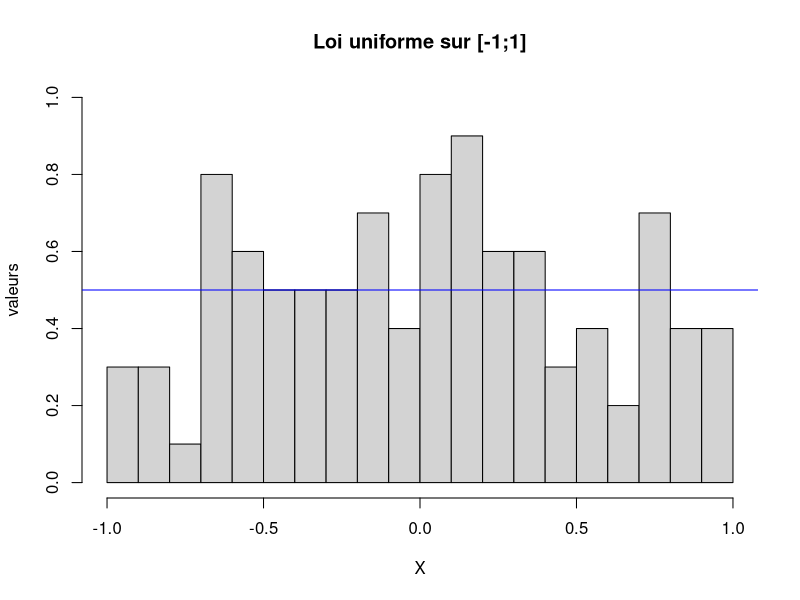
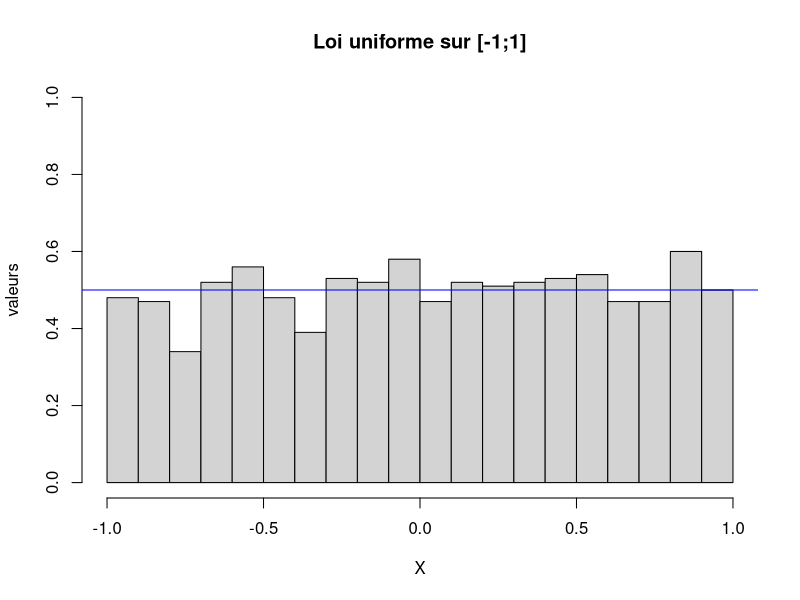
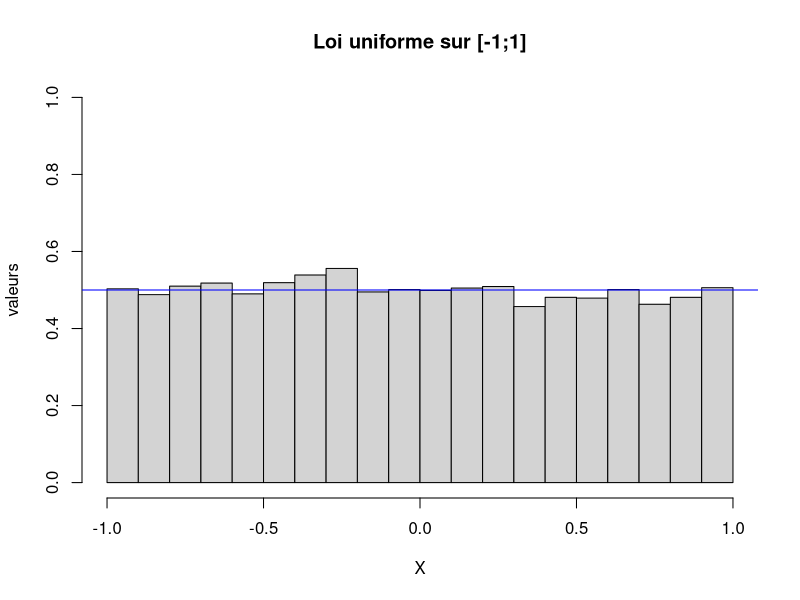
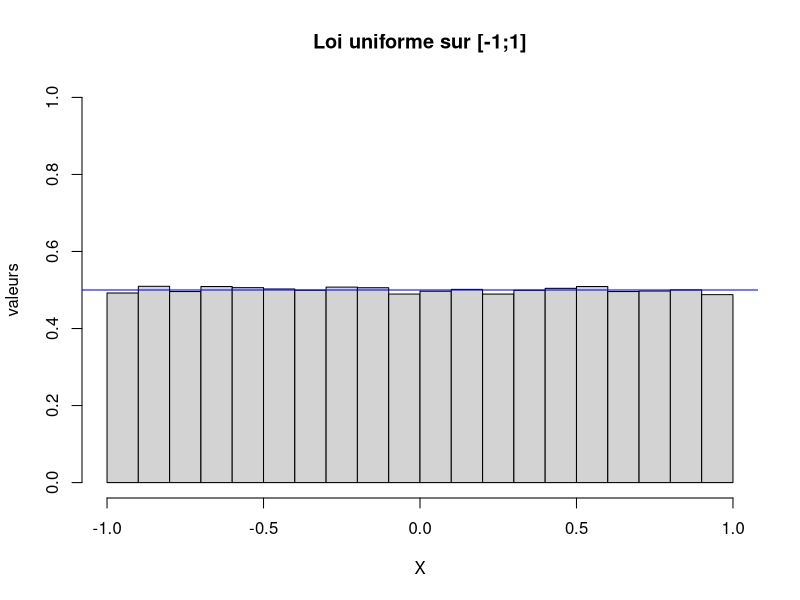

Write the R code that produced these figures, in order.
library(methods)

uniforme_11 <- setRefClass("Loi uniforme sur [-1,1]", methods = list(
  esp = function() #Donne l'espérance
  {
    return((-1+1)/2)
  },
  var = function() #Donne la variance
  {
    return(1/12)
    
  },
  graph = function(n) #on affiche sur un même graph la densité et l'histogramme de la loi
  {
    x = runif(n,-1,1)
    hist(x, main="Loi uniforme sur [-1;1]", breaks=20, xlab = "X", ylab = "valeurs", probability = TRUE, xlim = c(-1,1), ylim = c(0,1))
    abline(h = 1/2, col="blue")
  }
))
uni = uniforme_11()
uni$graph(100)
uni$graph(1000)
uni$graph(10000)
uni$graph(100000)